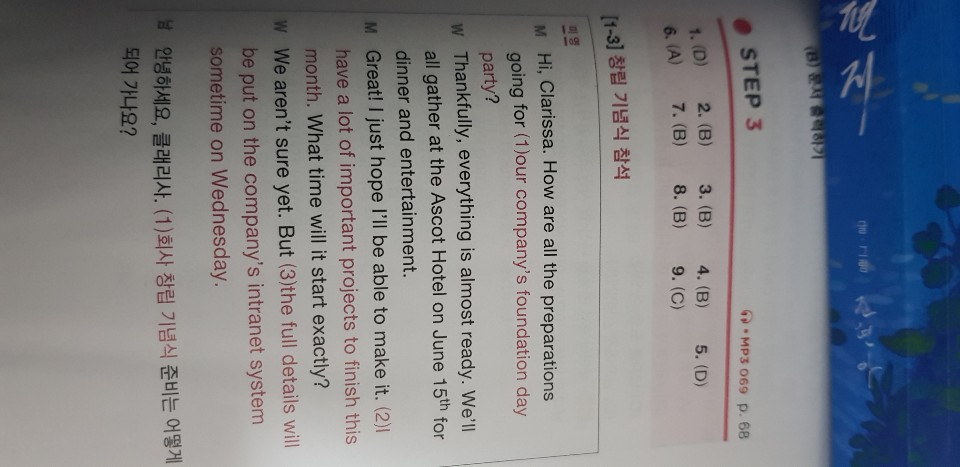
#> input picture project/docu_scanner/example.jpeg, 960 x 467 px
$ python -i cartoon_filter.py   (imports and definitions only)
#> lines starting #> are read from the running program, lines starting #| are printed output that depends on the picture; after the words box and inside, x2 and y2 are one past the last pixel; in counts of white or black regions, pixels touching at a corner belong together
#> further down, picture is the input picture: shape (467, 960, 3); mean B, G, R 132.1, 126.8, 124.6
import sys
import numpy as np
import cv2

def cartoon_filter(img):

    h, w = img.shape[:2]
#> h = 467; w = 960
    img = cv2.resize(img,(w//2, h//2))
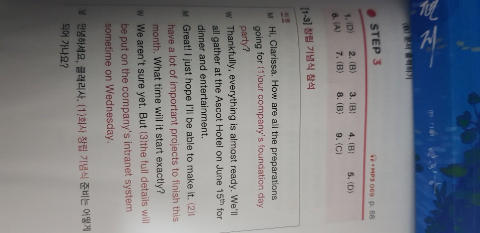
#> img: shape (233, 480, 3); mean of channels 0, 1, 2 132, 126.7, 124.5; drawn as B, G, R
    # 사이즈를 줄여서 시작
    # 계산을 줄여야하니깐!

    blr = cv2.bilateralFilter(img, -1, 10, 6)
    # canny 는 컬러를 받아도 자동으로 그레이 스케일 화 한다
    edge = 255 - cv2.Canny(img, 50, 110)
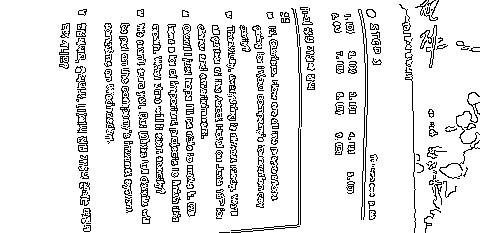
#> edge: shape (233, 480); 89.7% white; black in thin lines or dots, all inside (x1, y1, x2, y2) = (59, 0, 480, 233)
    edge = cv2.cvtColor(edge, cv2.COLOR_GRAY2BGR)

    dst = cv2.bitwise_and(blr, edge)
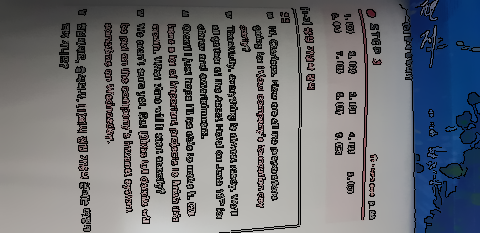
#> dst: shape (233, 480, 3); mean of channels 0, 1, 2 119.2, 114.2, 111.7; drawn as B, G, R

    # 다시 늘리기 , 갑이 급격하게 바뀌는 느낌이 있을수 있으니까
    dst = cv2.resize(dst, (w,h), interpolation = cv2.INTER_NEAREST)
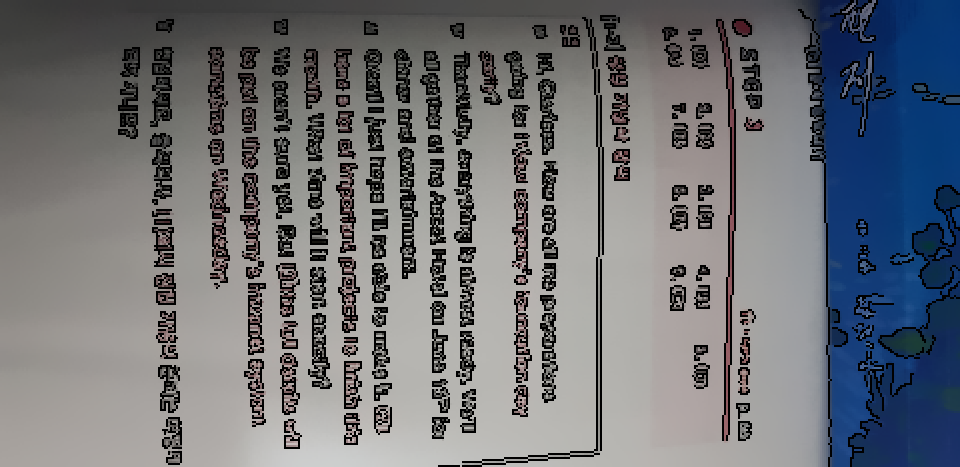
#> dst: shape (467, 960, 3); mean of channels 0, 1, 2 119, 114.1, 111.6; drawn as B, G, R

    return dst

def pencil_sketch(img):
    # 평탄한 영역은 흭색
    # 에지 근방에서는 어두운 영역을 검정색으로 설정
    # 밝은 영역은 흰색
    gray = cv2.cvtColor(img, cv2.COLOR_BGR2GRAY)
    blr = cv2.GaussianBlur(gray, (0,0), 3)
    dst = cv2.divide(gray, blr, scale= 255)
    dst = cv2.cvtColor(dst, cv2.COLOR_GRAY2BGR)

    return dst

# [7 lines not run here, left out]

cam_mode = 0

# [22 lines not run here, left out]

>>> import cv2
>>> picture = cv2.imread('../docu_scanner/example.jpeg')
>>> result = cartoon_filter(picture)
